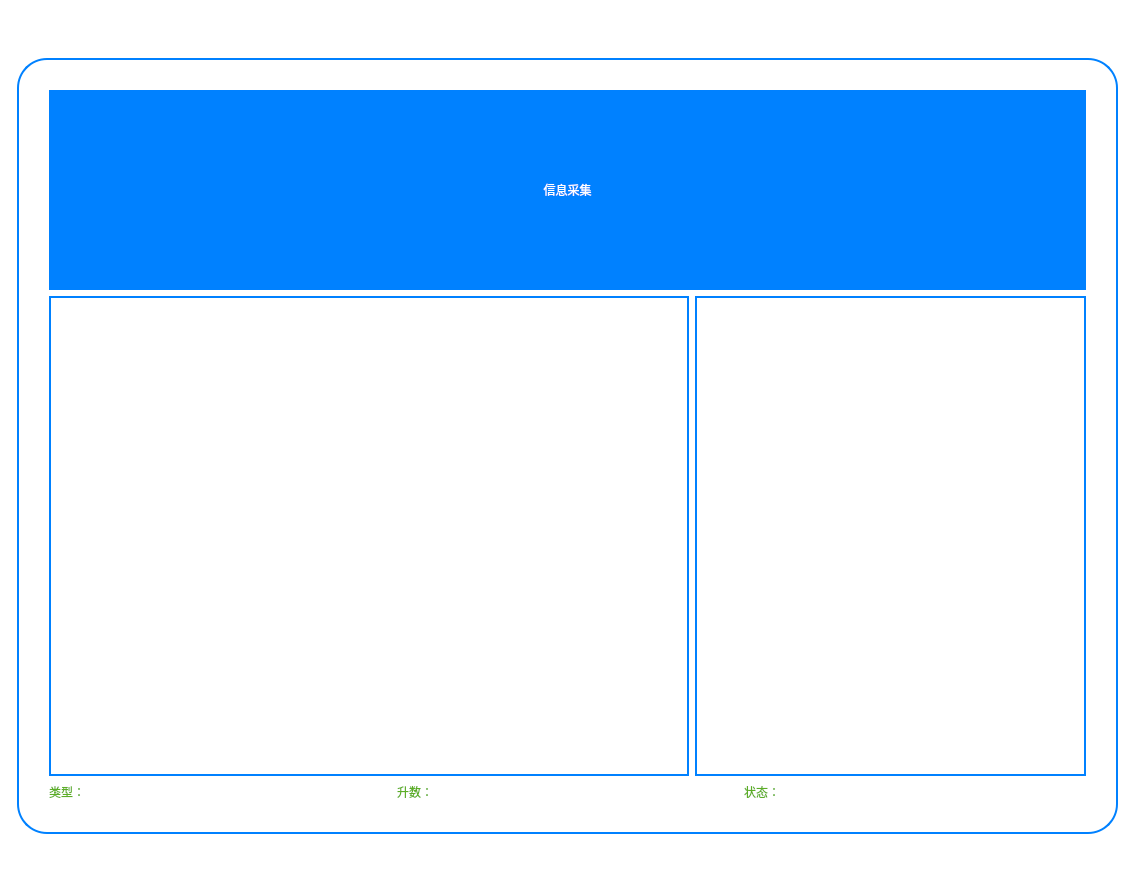
<?xml version="1.0" encoding="UTF-8"?>
<ui version="4.0">
 <class>MainForm</class>
 <widget class="QWidget" name="MainForm">
  <property name="geometry">
   <rect>
    <x>0</x>
    <y>0</y>
    <width>1135</width>
    <height>892</height>
   </rect>
  </property>
  <property name="windowTitle">
   <string>ReadIdentifierCardInfo</string>
  </property>
  <property name="autoFillBackground">
   <bool>false</bool>
  </property>
  <property name="styleSheet">
   <string notr="true">background-color: rgb(255, 255, 255);</string>
  </property>
  <layout class="QVBoxLayout" name="verticalLayout_2">
   <item>
    <spacer name="verticalSpacer">
     <property name="orientation">
      <enum>Qt::Vertical</enum>
     </property>
     <property name="sizeHint" stdset="0">
      <size>
       <width>20</width>
       <height>6</height>
      </size>
     </property>
    </spacer>
   </item>
   <item>
    <layout class="QHBoxLayout" name="horizontalLayout_3">
     <item>
      <spacer name="horizontalSpacer">
       <property name="orientation">
        <enum>Qt::Horizontal</enum>
       </property>
       <property name="sizeHint" stdset="0">
        <size>
         <width>40</width>
         <height>20</height>
        </size>
       </property>
      </spacer>
     </item>
     <item>
      <widget class="QFrame" name="frame_2">
       <property name="styleSheet">
        <string notr="true">border:2px solid rgb(0, 129, 255);
border-radius:30px;</string>
       </property>
       <property name="frameShape">
        <enum>QFrame::StyledPanel</enum>
       </property>
       <property name="frameShadow">
        <enum>QFrame::Raised</enum>
       </property>
       <layout class="QVBoxLayout" name="verticalLayout">
        <property name="leftMargin">
         <number>30</number>
        </property>
        <property name="topMargin">
         <number>30</number>
        </property>
        <property name="rightMargin">
         <number>30</number>
        </property>
        <property name="bottomMargin">
         <number>30</number>
        </property>
        <item>
         <widget class="QLabel" name="label">
          <property name="minimumSize">
           <size>
            <width>0</width>
            <height>200</height>
           </size>
          </property>
          <property name="maximumSize">
           <size>
            <width>16777215</width>
            <height>200</height>
           </size>
          </property>
          <property name="styleSheet">
           <string notr="true">border-image: url();
background-color: rgb(0, 129, 255);
border:0px;
font: 72pt &quot;文泉驿微米黑&quot;;
color: rgb(255, 255, 255);
border-radius:0px;</string>
          </property>
          <property name="text">
           <string>信息采集</string>
          </property>
          <property name="alignment">
           <set>Qt::AlignCenter</set>
          </property>
         </widget>
        </item>
        <item>
         <layout class="QHBoxLayout" name="horizontalLayout_2">
          <item>
           <widget class="QLabel" name="labSnapImage">
            <property name="minimumSize">
             <size>
              <width>640</width>
              <height>480</height>
             </size>
            </property>
            <property name="maximumSize">
             <size>
              <width>640</width>
              <height>480</height>
             </size>
            </property>
            <property name="styleSheet">
             <string notr="true">image: url(:/images/nopic.png);
border:2px solid rgb(0, 129, 255);
border-radius:0px;</string>
            </property>
            <property name="text">
             <string/>
            </property>
           </widget>
          </item>
          <item>
           <widget class="QFrame" name="frame">
            <property name="minimumSize">
             <size>
              <width>391</width>
              <height>480</height>
             </size>
            </property>
            <property name="maximumSize">
             <size>
              <width>391</width>
              <height>480</height>
             </size>
            </property>
            <property name="styleSheet">
             <string notr="true">border:2px solid rgb(0, 129, 255);
border-image: url(:/images/template.jpg);
border-radius:0px;</string>
            </property>
            <property name="frameShape">
             <enum>QFrame::StyledPanel</enum>
            </property>
            <property name="frameShadow">
             <enum>QFrame::Raised</enum>
            </property>
            <widget class="QLabel" name="labName">
             <property name="geometry">
              <rect>
               <x>80</x>
               <y>20</y>
               <width>141</width>
               <height>41</height>
              </rect>
             </property>
             <property name="styleSheet">
              <string notr="true">border-image: url();
border:0px;
font: 14pt &quot;文泉驿微米黑&quot;;
color: rgb(0, 0, 0);
background-color: rgba(255, 255, 255, 0);</string>
             </property>
             <property name="text">
              <string/>
             </property>
            </widget>
            <widget class="QLabel" name="labSex">
             <property name="geometry">
              <rect>
               <x>80</x>
               <y>50</y>
               <width>31</width>
               <height>41</height>
              </rect>
             </property>
             <property name="styleSheet">
              <string notr="true">border-image: url();
border:0px;
font: 14pt &quot;文泉驿微米黑&quot;;
color: rgb(0, 0, 0);
background-color: rgba(255, 255, 255, 0);</string>
             </property>
             <property name="text">
              <string/>
             </property>
            </widget>
            <widget class="QLabel" name="labNation">
             <property name="geometry">
              <rect>
               <x>160</x>
               <y>50</y>
               <width>41</width>
               <height>41</height>
              </rect>
             </property>
             <property name="styleSheet">
              <string notr="true">border-image: url();
border:0px;
font: 14pt &quot;文泉驿微米黑&quot;;
color: rgb(0, 0, 0);
background-color: rgba(255, 255, 255, 0);</string>
             </property>
             <property name="text">
              <string/>
             </property>
            </widget>
            <widget class="QLabel" name="labYear">
             <property name="geometry">
              <rect>
               <x>80</x>
               <y>80</y>
               <width>41</width>
               <height>41</height>
              </rect>
             </property>
             <property name="styleSheet">
              <string notr="true">border-image: url();
border:0px;
font: 12pt &quot;文泉驿微米黑&quot;;
color: rgb(0, 0, 0);
background-color: rgba(255, 255, 255, 0);</string>
             </property>
             <property name="text">
              <string/>
             </property>
            </widget>
            <widget class="QLabel" name="labMonth">
             <property name="geometry">
              <rect>
               <x>140</x>
               <y>80</y>
               <width>21</width>
               <height>41</height>
              </rect>
             </property>
             <property name="styleSheet">
              <string notr="true">border-image: url();
border:0px;
font: 12pt &quot;文泉驿微米黑&quot;;
color: rgb(0, 0, 0);
background-color: rgba(255, 255, 255, 0);</string>
             </property>
             <property name="text">
              <string/>
             </property>
            </widget>
            <widget class="QLabel" name="labDay">
             <property name="geometry">
              <rect>
               <x>170</x>
               <y>80</y>
               <width>21</width>
               <height>41</height>
              </rect>
             </property>
             <property name="styleSheet">
              <string notr="true">border-image: url();
border:0px;
font: 12pt &quot;文泉驿微米黑&quot;;
color: rgb(0, 0, 0);
background-color: rgba(255, 255, 255, 0);</string>
             </property>
             <property name="text">
              <string/>
             </property>
            </widget>
            <widget class="QLabel" name="labAddress">
             <property name="geometry">
              <rect>
               <x>80</x>
               <y>110</y>
               <width>181</width>
               <height>51</height>
              </rect>
             </property>
             <property name="styleSheet">
              <string notr="true">border-image: url();
border:0px;
font: 12pt &quot;文泉驿微米黑&quot;;
color: rgb(0, 0, 0);
background-color: rgba(255, 255, 255, 0);</string>
             </property>
             <property name="text">
              <string/>
             </property>
             <property name="wordWrap">
              <bool>true</bool>
             </property>
            </widget>
            <widget class="QLabel" name="labIDCode">
             <property name="geometry">
              <rect>
               <x>140</x>
               <y>189</y>
               <width>231</width>
               <height>21</height>
              </rect>
             </property>
             <property name="styleSheet">
              <string notr="true">border-image: url();
border:0px;
font: 12pt &quot;文泉驿微米黑&quot;;
color: rgb(0, 0, 0);
background-color: rgba(255, 255, 255, 0);</string>
             </property>
             <property name="text">
              <string/>
             </property>
             <property name="wordWrap">
              <bool>false</bool>
             </property>
            </widget>
            <widget class="QLabel" name="labCertificateImage">
             <property name="geometry">
              <rect>
               <x>270</x>
               <y>50</y>
               <width>102</width>
               <height>126</height>
              </rect>
             </property>
             <property name="minimumSize">
              <size>
               <width>102</width>
               <height>126</height>
              </size>
             </property>
             <property name="maximumSize">
              <size>
               <width>102</width>
               <height>126</height>
              </size>
             </property>
             <property name="styleSheet">
              <string notr="true">border-image: url();
border:0px;
font: 12pt &quot;文泉驿微米黑&quot;;
background-color: rgba(255, 255, 255, 0);
border-radius:0px;</string>
             </property>
             <property name="text">
              <string/>
             </property>
             <property name="alignment">
              <set>Qt::AlignCenter</set>
             </property>
            </widget>
            <widget class="QLabel" name="labDepartment">
             <property name="geometry">
              <rect>
               <x>160</x>
               <y>400</y>
               <width>221</width>
               <height>31</height>
              </rect>
             </property>
             <property name="styleSheet">
              <string notr="true">border-image: url();
border:0px;
font: 12pt &quot;文泉驿微米黑&quot;;
color: rgb(0, 0, 0);
background-color: rgba(255, 255, 255, 0);</string>
             </property>
             <property name="text">
              <string/>
             </property>
             <property name="wordWrap">
              <bool>false</bool>
             </property>
            </widget>
            <widget class="QLabel" name="labVaildTime">
             <property name="geometry">
              <rect>
               <x>160</x>
               <y>430</y>
               <width>221</width>
               <height>31</height>
              </rect>
             </property>
             <property name="styleSheet">
              <string notr="true">border-image: url();
border:0px;
font: 12pt &quot;文泉驿微米黑&quot;;
color: rgb(0, 0, 0);
background-color: rgba(255, 255, 255, 0);</string>
             </property>
             <property name="text">
              <string/>
             </property>
             <property name="wordWrap">
              <bool>false</bool>
             </property>
            </widget>
           </widget>
          </item>
         </layout>
        </item>
        <item>
         <layout class="QHBoxLayout" name="horizontalLayout">
          <item>
           <widget class="QLabel" name="labType">
            <property name="sizePolicy">
             <sizepolicy hsizetype="Preferred" vsizetype="Expanding">
              <horstretch>0</horstretch>
              <verstretch>0</verstretch>
             </sizepolicy>
            </property>
            <property name="styleSheet">
             <string notr="true">border:0px solid rgb(0, 129, 255);
border-radius:0px;
color: rgb(92, 174, 37);
font: 30pt &quot;Ubuntu&quot;;</string>
            </property>
            <property name="text">
             <string>类型：</string>
            </property>
           </widget>
          </item>
          <item>
           <spacer name="horizontalSpacer_4">
            <property name="orientation">
             <enum>Qt::Horizontal</enum>
            </property>
            <property name="sizeHint" stdset="0">
             <size>
              <width>40</width>
              <height>20</height>
             </size>
            </property>
           </spacer>
          </item>
          <item>
           <widget class="QLabel" name="labOilCount">
            <property name="sizePolicy">
             <sizepolicy hsizetype="Preferred" vsizetype="Expanding">
              <horstretch>0</horstretch>
              <verstretch>0</verstretch>
             </sizepolicy>
            </property>
            <property name="styleSheet">
             <string notr="true">border:0px solid rgb(0, 129, 255);
border-radius:0px;
color: rgb(92, 174, 37);
font: 30pt &quot;Ubuntu&quot;;</string>
            </property>
            <property name="text">
             <string>升数：</string>
            </property>
           </widget>
          </item>
          <item>
           <spacer name="horizontalSpacer_5">
            <property name="orientation">
             <enum>Qt::Horizontal</enum>
            </property>
            <property name="sizeHint" stdset="0">
             <size>
              <width>40</width>
              <height>20</height>
             </size>
            </property>
           </spacer>
          </item>
          <item>
           <widget class="QLabel" name="labStatus">
            <property name="sizePolicy">
             <sizepolicy hsizetype="Preferred" vsizetype="Expanding">
              <horstretch>0</horstretch>
              <verstretch>0</verstretch>
             </sizepolicy>
            </property>
            <property name="styleSheet">
             <string notr="true">border:0px solid rgb(0, 129, 255);
border-radius:0px;
color: rgb(92, 174, 37);
font: 30pt &quot;Ubuntu&quot;;</string>
            </property>
            <property name="text">
             <string>状态：</string>
            </property>
           </widget>
          </item>
          <item>
           <spacer name="horizontalSpacer_3">
            <property name="orientation">
             <enum>Qt::Horizontal</enum>
            </property>
            <property name="sizeHint" stdset="0">
             <size>
              <width>40</width>
              <height>20</height>
             </size>
            </property>
           </spacer>
          </item>
         </layout>
        </item>
       </layout>
      </widget>
     </item>
     <item>
      <spacer name="horizontalSpacer_2">
       <property name="orientation">
        <enum>Qt::Horizontal</enum>
       </property>
       <property name="sizeHint" stdset="0">
        <size>
         <width>40</width>
         <height>20</height>
        </size>
       </property>
      </spacer>
     </item>
    </layout>
   </item>
   <item>
    <spacer name="verticalSpacer_2">
     <property name="orientation">
      <enum>Qt::Vertical</enum>
     </property>
     <property name="sizeHint" stdset="0">
      <size>
       <width>20</width>
       <height>7</height>
      </size>
     </property>
    </spacer>
   </item>
  </layout>
 </widget>
 <layoutdefault spacing="6" margin="11"/>
 <resources/>
 <connections/>
</ui>
